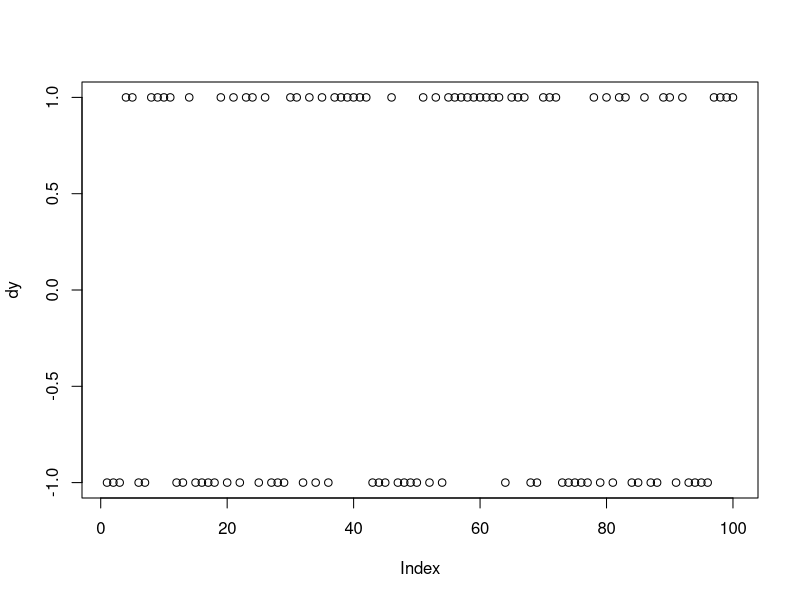
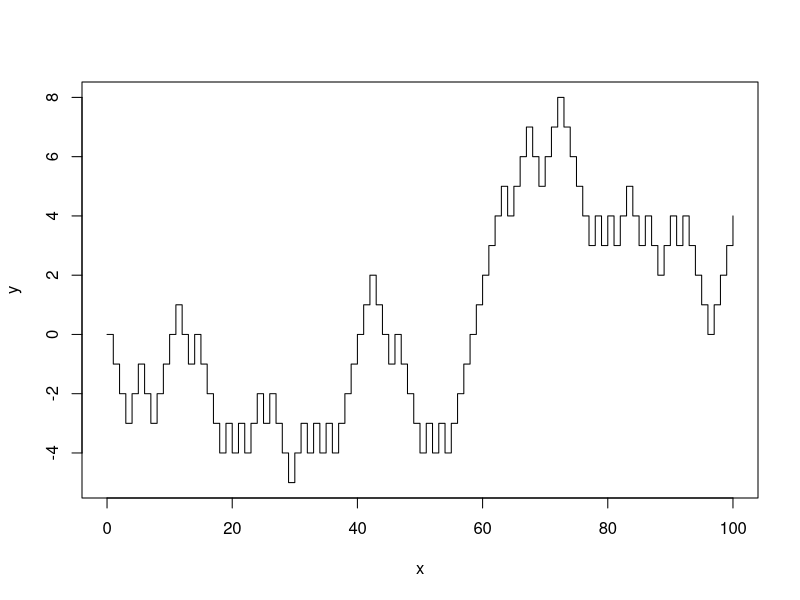
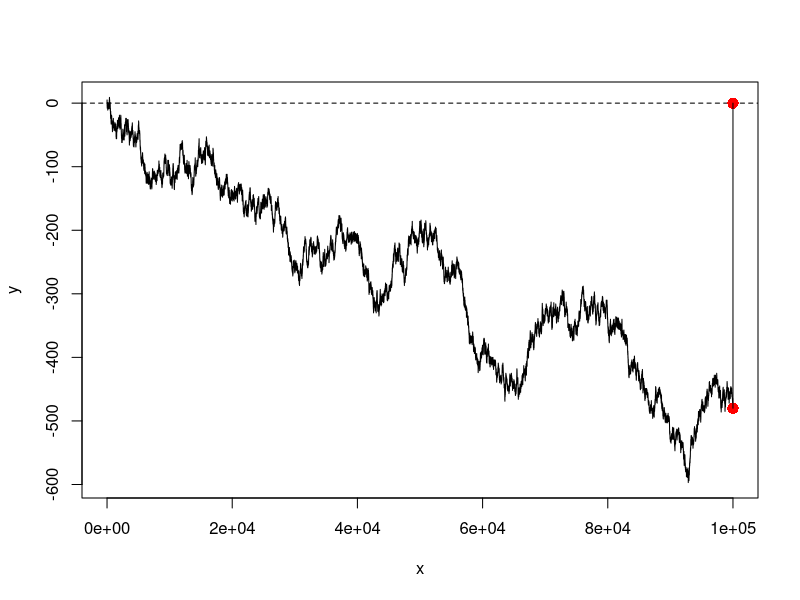
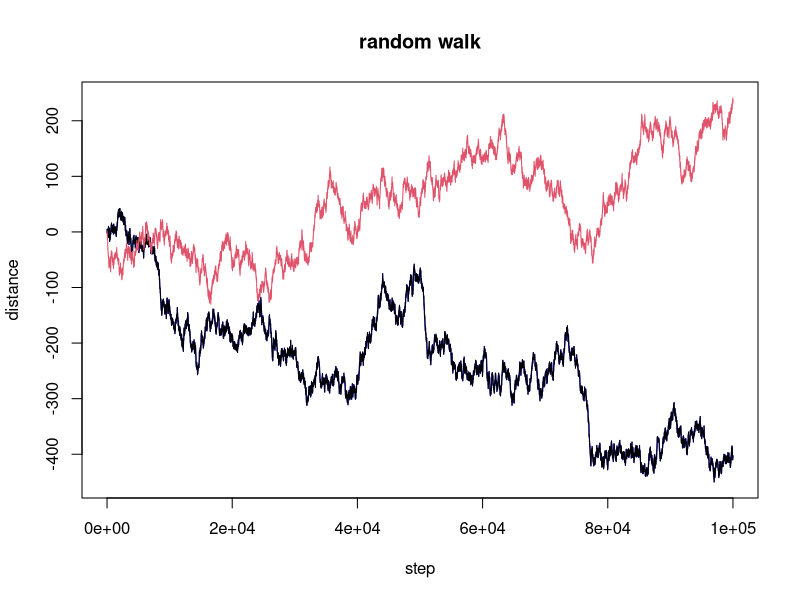
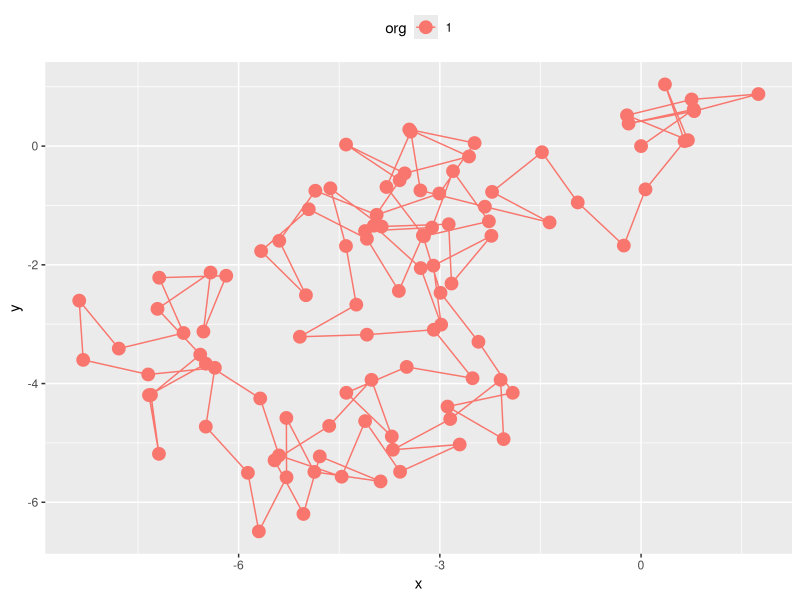
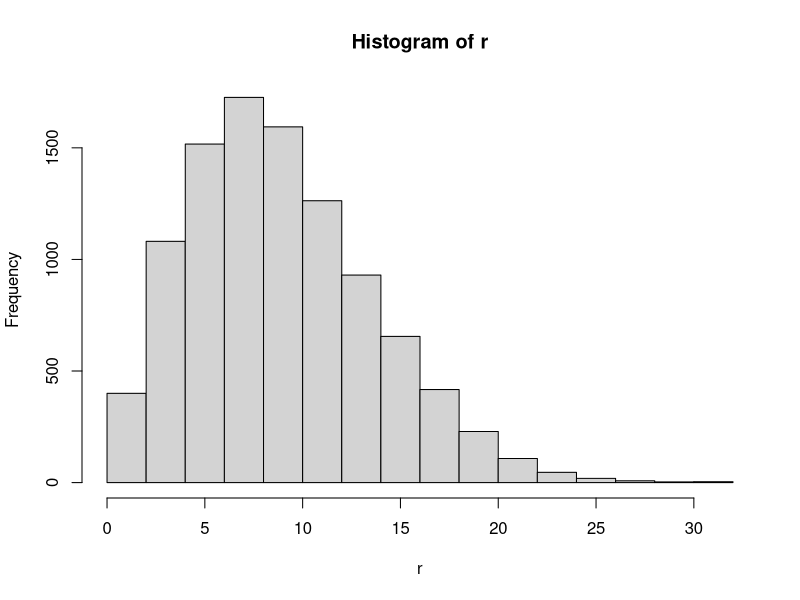
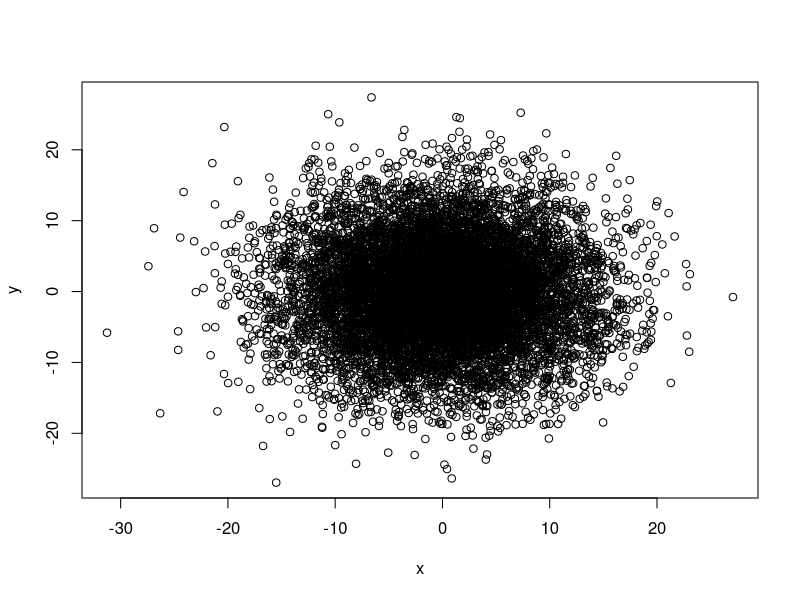
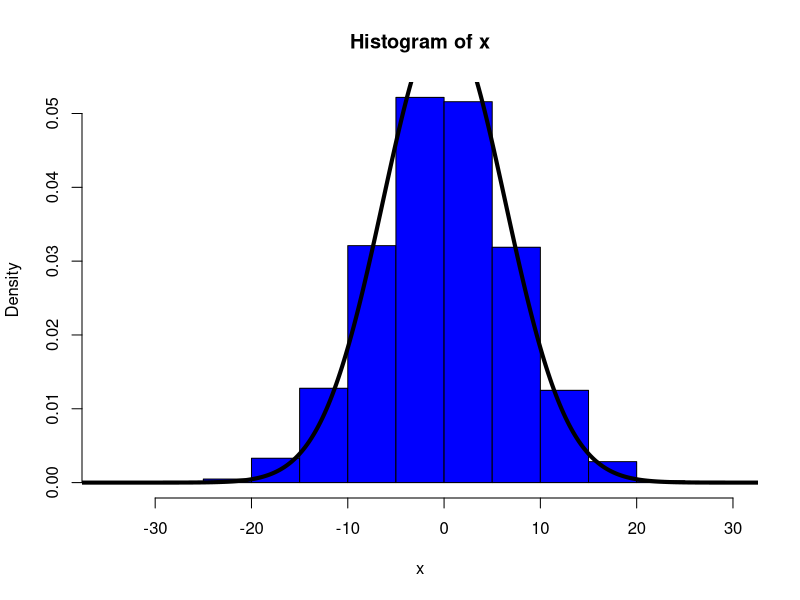

These figures' R source, in order:
# generate n steps:

n.step<- 100
jump <- 1
x <- 0:n.step

#compute y steps:
dy <- jump*sample(c(-1,1),size=n.step,replace = TRUE)
plot(dy)

#compute cumulative y positions
y<-c(0,cumsum(dy))
y
plot(x,y,type='s')


## 100000 steps
n.step<- 100000
jump <- 1
x <- 0:n.step

#compute y steps:
dy <- jump*sample(c(-1,1),size=n.step,replace = TRUE)

#compute cumulative y positions
y<-c(0,cumsum(dy))
y



###############

plot(x,y,type='s')
abline(h=0,lty=2)
points(n.step,y[1],pch=16,cex=1.5, col = 'red')
points(n.step,y[n.step+1],pch=16,cex=1.5, col = 'red')
lines(c(n.step,n.step),c(0,y[n.step+1]))

### MC simulation -> run these 1000 times

# compute distance from start

r<- y[n.step+1]-y[1]
r

label <- paste('distance=',signif(r,3))
label


###############2nd random walk#####
f=replicate(2,cumsum(jump*sample(c(-1,1),size=n.step,replace = TRUE) ))
f
plot(f[,1],type='l',ylim = c(min(f)-1,max(f)+1), col='blue' ,xlab="step",ylab="distance", main='random walk')
for(i in 1:2){
  lines(f[,i], col=i)}



###########2-D##################
# install.packages('ggplot2')
library(ggplot2)
#library(gganimate)

n.steps<-100
theta <- runif(n.steps,0,2*pi)

jump<-1

dx<-jump*cos(theta)
dy<- jump*sin(theta)


x<-c(0,cumsum(dx))
y<-c(0,cumsum(dy))


def=data.frame(x,y)
def
i=c(0:100)
id <- rep(1, each = 101)
whereto <- cbind(def, org = factor(id),step<-c(0:100) )

p <- ggplot(whereto, aes(x = x,y =y, colour = org))
p <- p + geom_path()+ theme(legend.position = "top")+geom_point(size=4)
print(p)

end=c(whereto$x[101],whereto$y[101])
end

r<-sqrt(whereto$x[n.steps+1]**2+whereto$y[n.steps+1]^2)
r

###############
# MC

n.step<-100
n.walk <-10000
jump<-1
x<-array(0,dim=n.walk)
y<-array(0,dim=n.walk)

for(i in 1:n.walk){
  theta <- runif(n.step,0,2*pi)
  dx<-jump*cos(theta)
  dy<- jump*sin(theta)
  x[i]<-sum(dx)
  y[i]<-sum(dy)
}

r<-sqrt(x^2+y^2)
# histogram of distances
hist(r)
plot(x,y)

hist(x,breaks=20,col='blue',prob=TRUE)

x.norm<-seq(-50,50,by=0.2)
y.norm<-dnorm(x.norm,mean = 0, sd = sqrt(n.step)*2/pi)

lines(x.norm,y.norm, lwd = 4)
      
      